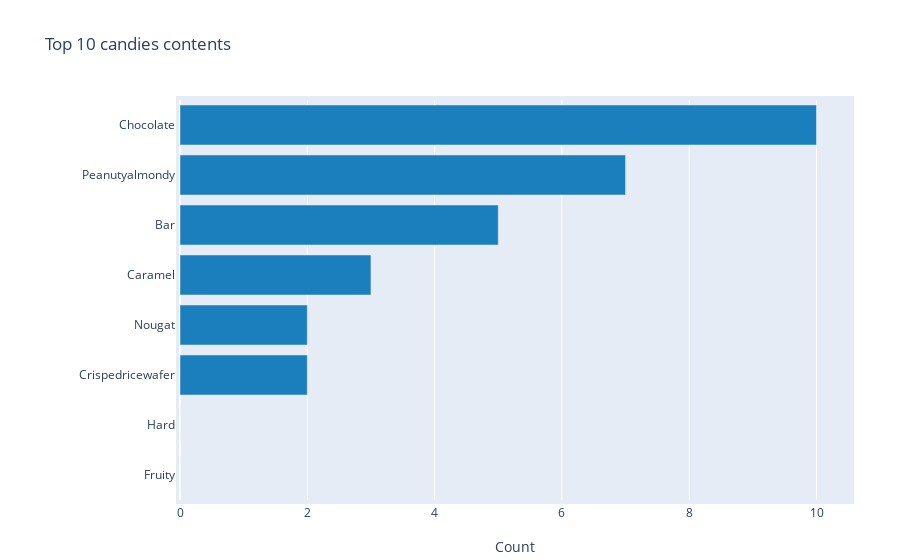

Notebook code for this chart:
### Code cell
def top_content():
    x= [top_ten_df.chocolate.sum(), top_ten_df.fruity.sum(), top_ten_df.caramel.sum(), top_ten_df.peanutyalmondy.sum(),
                   top_ten_df.nougat.sum(), top_ten_df.crispedricewafer.sum(), top_ten_df.hard.sum(), top_ten_df.bar.sum()]
    y= ['Chocolate', 'Fruity', 'Caramel', 'Peanutyalmondy', 'Nougat', 'Crispedricewafer', 'Hard', 'Bar']
    sortx = sorted(x)
    sorty = [y for _,y in sorted(zip(x,y))]
    data = [go.Bar(
            x=sortx,
            y=sorty,
            orientation = 'h',
        marker=dict(color='#1b7fbd')
            )]
    layout = go.Layout(
            margin=go.layout.Margin(l=180, r=50, b=60, t=100, pad=4),
            title= 'Top 10 candies contents',
            xaxis=dict(
                title='Count'        
            )    
        )
    fig = go.Figure(data=data, layout=layout)
    return(fig)

py.offline.iplot(top_content())

### Figure 1 — Plotly figure (JSON) as saved in the notebook; plotly's stock layout.template omitted (floating-point values rounded to 4 significant figures)
{"data": [{"marker": {"color": "#1b7fbd"}, "orientation": "h", "type": "bar", "x": [0, 0, 2, 2, 3, 5, 7, 10], "y": ["Fruity", "Hard", "Crispedricewafer", "Nougat", "Caramel", "Bar", "Peanutyalmondy", "Chocolate"]}], "layout": {"margin": {"b": 60, "l": 180, "pad": 4, "r": 50, "t": 100}, "title": {"text": "Top 10 candies contents"}, "xaxis": {"title": {"text": "Count"}}}}
